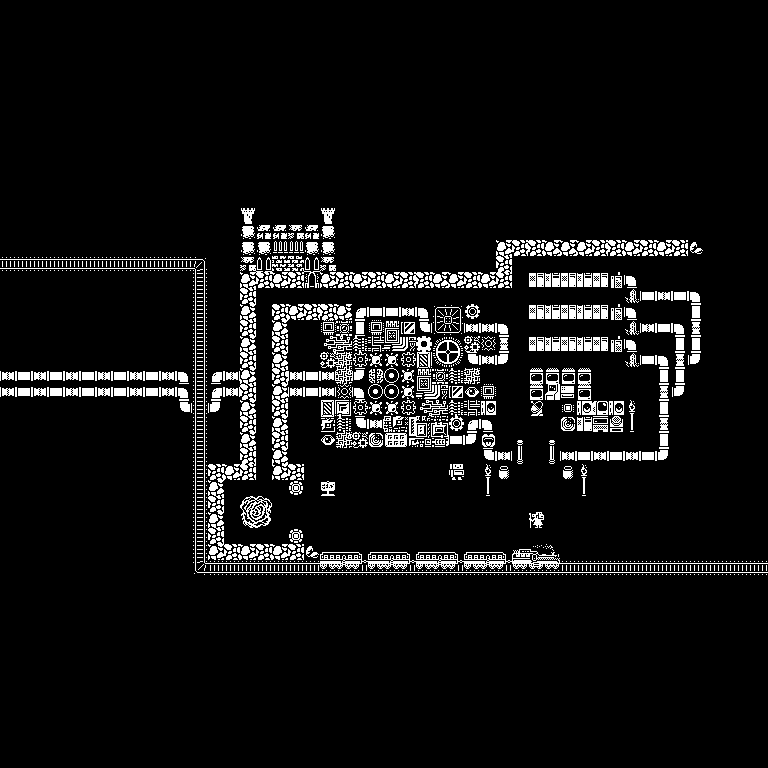

Below is a game level as drawn by its tile map, then a one-line description and the .tmx file that defines it, in full:
An orthogonal 48x48 tile map with 16x16 px tiles, 1 tile layer (Tile Layer 1).

<map version="1.10" tiledversion="1.11.0" orientation="orthogonal" renderorder="right-down" width="48" height="48" tilewidth="16" tileheight="16" infinite="0" backgroundcolor="#000000" nextlayerid="2" nextobjectid="1">
 <editorsettings>
  <export target="map0.csv" format="csv" />
 </editorsettings>
 <tileset firstgid="1" source="tileset.tsx" />
 <layer id="1" name="Tile Layer 1" width="48" height="48">
  <data encoding="csv">
0,0,0,0,0,0,0,0,0,0,0,0,0,0,0,0,0,0,0,0,0,0,0,0,0,0,0,0,0,0,0,0,0,0,0,0,0,0,0,0,0,0,0,0,0,0,0,0,
0,0,0,0,0,0,0,0,0,0,0,0,0,0,0,0,0,0,0,0,0,0,0,0,0,0,0,0,0,0,0,0,0,0,0,0,0,0,0,0,0,0,0,0,0,0,0,0,
0,0,0,0,0,0,0,0,0,0,0,0,0,0,0,0,0,0,0,0,0,0,0,0,0,0,0,0,0,0,0,0,0,0,0,0,0,0,0,0,0,0,0,0,0,0,0,0,
0,0,0,0,0,0,0,0,0,0,0,0,0,0,0,0,0,0,0,0,0,0,0,0,0,0,0,0,0,0,0,0,0,0,0,0,0,0,0,0,0,0,0,0,0,0,0,0,
0,0,0,0,0,0,0,0,0,0,0,0,0,0,0,0,0,0,0,0,0,0,0,0,0,0,0,0,0,0,0,0,0,0,0,0,0,0,0,0,0,0,0,0,0,0,0,0,
0,0,0,0,0,0,0,0,0,0,0,0,0,0,0,0,0,0,0,0,0,0,0,0,0,0,0,0,0,0,0,0,0,0,0,0,0,0,0,0,0,0,0,0,0,0,0,0,
0,0,0,0,0,0,0,0,0,0,0,0,0,0,0,0,0,0,0,0,0,0,0,0,0,0,0,0,0,0,0,0,0,0,0,0,0,0,0,0,0,0,0,0,0,0,0,0,
0,0,0,0,0,0,0,0,0,0,0,0,0,0,0,0,0,0,0,0,0,0,0,0,0,0,0,0,0,0,0,0,0,0,0,0,0,0,0,0,0,0,0,0,0,0,0,0,
0,0,0,0,0,0,0,0,0,0,0,0,0,0,0,0,0,0,0,0,0,0,0,0,0,0,0,0,0,0,0,0,0,0,0,0,0,0,0,0,0,0,0,0,0,0,0,0,
0,0,0,0,0,0,0,0,0,0,0,0,0,0,0,0,0,0,0,0,0,0,0,0,0,0,0,0,0,0,0,0,0,0,0,0,0,0,0,0,0,0,0,0,0,0,0,0,
0,0,0,0,0,0,0,0,0,0,0,0,0,0,0,0,0,0,0,0,0,0,0,0,0,0,0,0,0,0,0,0,0,0,0,0,0,0,0,0,0,0,0,0,0,0,0,0,
0,0,0,0,0,0,0,0,0,0,0,0,0,0,0,0,0,0,0,0,0,0,0,0,0,0,0,0,0,0,0,0,0,0,0,0,0,0,0,0,0,0,0,0,0,0,0,0,
0,0,0,0,0,0,0,0,0,0,0,0,0,0,0,0,0,0,0,0,0,0,0,0,0,0,0,0,0,0,0,0,0,0,0,0,0,0,0,0,0,0,0,0,0,0,0,0,
0,0,0,0,0,0,0,0,0,0,0,0,0,0,0,268,0,0,0,0,268,0,0,0,0,0,0,0,0,0,0,0,0,0,0,0,0,0,0,0,0,0,0,0,0,0,0,0,
0,0,0,0,0,0,0,0,0,0,0,0,0,0,0,515,513,513,514,513,515,0,0,0,0,0,0,0,0,0,0,0,0,0,0,0,0,0,0,0,0,0,0,0,0,0,0,0,
0,0,0,0,0,0,0,0,0,0,0,0,0,0,0,515,515,265,265,515,515,0,0,0,0,0,0,0,0,0,0,297,296,296,297,297,297,296,296,297,296,297,296,213,0,0,0,0,
275,275,275,275,275,275,275,275,275,275,275,275,276,0,0,514,266,293,294,266,514,0,0,0,0,0,0,0,0,0,0,296,0,0,0,0,0,0,0,0,0,0,0,0,0,0,0,0,
0,0,0,0,0,0,0,0,0,0,0,0,274,0,0,297,296,297,296,260,297,296,297,296,297,296,296,297,297,296,297,296,0,455,423,455,423,455,419,430,0,0,0,0,0,0,0,0,
0,0,0,0,0,0,0,0,0,0,0,0,274,0,0,296,0,0,0,0,0,0,0,0,0,0,0,0,0,0,0,0,0,0,0,0,0,0,0,371,429,493,429,430,0,0,0,0,
0,0,0,0,0,0,0,0,0,0,0,0,274,0,0,297,0,296,297,296,296,297,428,429,429,493,430,339,276,397,0,0,0,455,423,455,423,455,419,430,0,0,0,460,0,0,0,0,
0,0,0,0,0,0,0,0,0,0,0,0,274,0,0,296,0,297,0,0,420,548,460,420,547,451,492,308,338,493,493,430,0,0,0,0,0,0,0,371,493,429,430,462,0,0,0,0,
0,0,0,0,0,0,0,0,0,0,0,0,274,0,0,297,0,296,0,0,452,453,578,482,579,580,355,399,400,401,398,462,0,455,423,455,423,455,419,430,0,0,460,460,0,0,0,0,
0,0,0,0,0,0,0,0,0,0,0,0,274,0,0,296,0,297,0,0,401,488,396,353,353,396,545,431,432,492,493,494,0,0,0,0,0,0,0,371,429,430,462,494,0,0,0,0,
493,429,493,429,493,429,493,429,493,429,493,430,274,428,493,297,0,296,493,429,493,488,494,395,359,353,547,548,578,488,0,0,0,390,390,390,390,0,0,0,0,460,460,0,0,0,0,0,
493,429,493,429,493,429,493,429,493,429,493,430,274,428,493,296,0,297,493,429,493,398,430,359,359,353,579,580,451,393,420,0,0,390,389,391,390,0,0,0,0,462,494,0,0,0,0,0,
0,0,0,0,0,0,0,0,0,0,0,492,274,494,0,297,0,296,0,0,545,546,396,353,353,396,452,453,578,482,418,0,0,388,0,421,418,392,418,324,0,460,0,0,0,0,0,0,
0,0,0,0,0,0,0,0,0,0,0,0,274,0,0,296,0,297,0,0,577,578,492,493,609,610,611,612,397,428,430,0,0,0,0,422,423,424,456,498,0,462,0,0,0,0,0,0,
0,0,0,0,0,0,0,0,0,0,0,0,274,0,0,297,0,296,0,0,393,488,401,422,641,642,643,644,429,494,425,0,615,0,615,0,0,0,0,0,0,460,0,0,0,0,0,0,
0,0,0,0,0,0,0,0,0,0,0,0,274,0,0,296,0,297,0,0,0,0,0,0,0,0,0,0,0,0,492,493,647,0,647,493,429,493,429,493,429,494,0,0,0,0,0,0,
0,0,0,0,0,0,0,0,0,0,0,0,274,296,297,296,0,297,296,0,0,0,0,0,0,0,0,0,11,0,324,333,0,0,0,333,324,0,0,0,0,0,0,0,0,0,0,0,
0,0,0,0,0,0,0,0,0,0,0,0,274,297,0,0,0,0,357,0,161,0,0,0,0,0,0,0,0,0,498,0,0,0,0,0,498,0,0,0,0,0,0,0,0,0,0,0,
0,0,0,0,0,0,0,0,0,0,0,0,274,296,0,205,206,0,0,0,0,0,0,0,0,0,0,0,0,0,0,0,0,0,0,0,0,0,0,0,0,0,0,0,0,0,0,0,
0,0,0,0,0,0,0,0,0,0,0,0,274,297,0,207,208,0,0,0,0,0,0,0,0,0,0,0,0,0,0,0,0,1,0,0,0,0,0,0,0,0,0,0,0,0,0,0,
0,0,0,0,0,0,0,0,0,0,0,0,274,296,0,0,0,0,357,0,0,0,0,0,0,0,0,0,0,0,0,0,0,0,0,0,0,0,0,0,0,0,0,0,0,0,0,0,
0,0,0,0,0,0,0,0,0,0,0,0,274,297,296,297,296,297,296,213,350,351,352,350,351,352,350,351,352,350,351,352,344,345,346,0,0,0,0,0,0,0,0,0,0,0,0,0,
0,0,0,0,0,0,0,0,0,0,0,0,308,275,275,275,275,275,275,275,382,383,384,382,383,384,382,383,384,382,383,384,376,377,378,275,275,275,275,275,275,275,275,275,275,275,275,275,
0,0,0,0,0,0,0,0,0,0,0,0,0,0,0,0,0,0,0,0,0,0,0,0,0,0,0,0,0,0,0,0,0,0,0,0,0,0,0,0,0,0,0,0,0,0,0,0,
0,0,0,0,0,0,0,0,0,0,0,0,0,0,0,0,0,0,0,0,0,0,0,0,0,0,0,0,0,0,0,0,0,0,0,0,0,0,0,0,0,0,0,0,0,0,0,0,
0,0,0,0,0,0,0,0,0,0,0,0,0,0,0,0,0,0,0,0,0,0,0,0,0,0,0,0,0,0,0,0,0,0,0,0,0,0,0,0,0,0,0,0,0,0,0,0,
0,0,0,0,0,0,0,0,0,0,0,0,0,0,0,0,0,0,0,0,0,0,0,0,0,0,0,0,0,0,0,0,0,0,0,0,0,0,0,0,0,0,0,0,0,0,0,0,
0,0,0,0,0,0,0,0,0,0,0,0,0,0,0,0,0,0,0,0,0,0,0,0,0,0,0,0,0,0,0,0,0,0,0,0,0,0,0,0,0,0,0,0,0,0,0,0,
0,0,0,0,0,0,0,0,0,0,0,0,0,0,0,0,0,0,0,0,0,0,0,0,0,0,0,0,0,0,0,0,0,0,0,0,0,0,0,0,0,0,0,0,0,0,0,0,
0,0,0,0,0,0,0,0,0,0,0,0,0,0,0,0,0,0,0,0,0,0,0,0,0,0,0,0,0,0,0,0,0,0,0,0,0,0,0,0,0,0,0,0,0,0,0,0,
0,0,0,0,0,0,0,0,0,0,0,0,0,0,0,0,0,0,0,0,0,0,0,0,0,0,0,0,0,0,0,0,0,0,0,0,0,0,0,0,0,0,0,0,0,0,0,0,
0,0,0,0,0,0,0,0,0,0,0,0,0,0,0,0,0,0,0,0,0,0,0,0,0,0,0,0,0,0,0,0,0,0,0,0,0,0,0,0,0,0,0,0,0,0,0,0,
0,0,0,0,0,0,0,0,0,0,0,0,0,0,0,0,0,0,0,0,0,0,0,0,0,0,0,0,0,0,0,0,0,0,0,0,0,0,0,0,0,0,0,0,0,0,0,0,
0,0,0,0,0,0,0,0,0,0,0,0,0,0,0,0,0,0,0,0,0,0,0,0,0,0,0,0,0,0,0,0,0,0,0,0,0,0,0,0,0,0,0,0,0,0,0,0,
0,0,0,0,0,0,0,0,0,0,0,0,0,0,0,0,0,0,0,0,0,0,0,0,0,0,0,0,0,0,0,0,0,0,0,0,0,0,0,0,0,0,0,0,0,0,0,0
</data>
 </layer>
</map>
